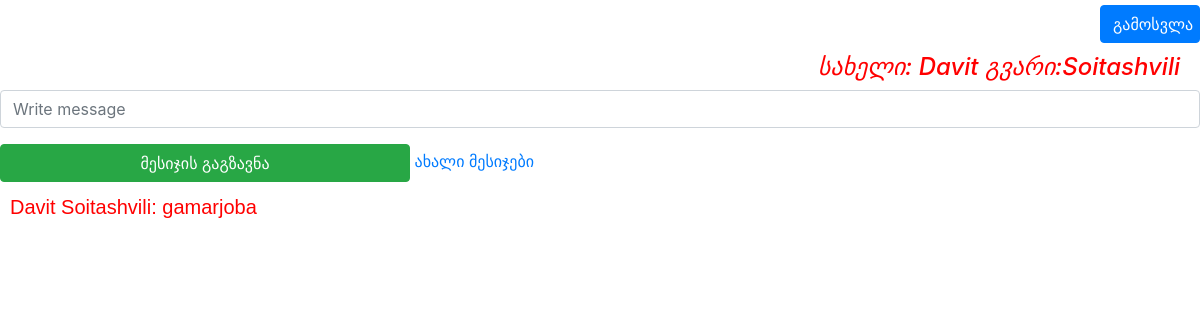
Page / (signed in) on the earlier database version.
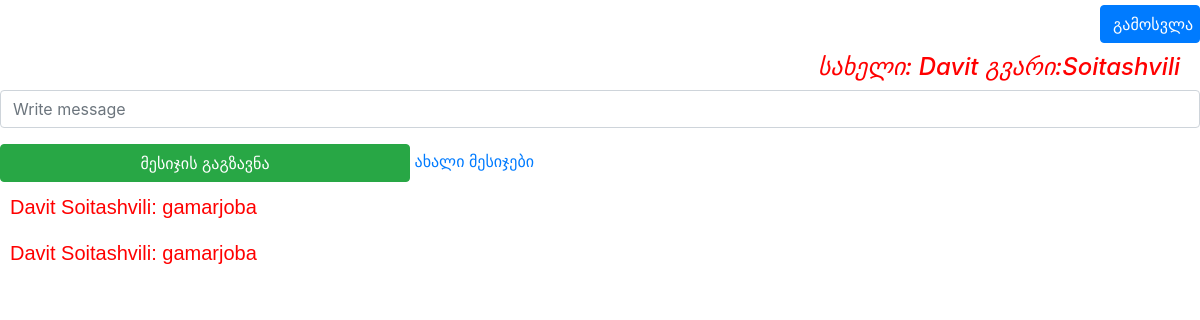
Same page on the later database version.
### pages/models.py (models this page shows, shortened)
class Message(models.Model):
    author = models.CharField(max_length=100)
    message = models.CharField(max_length=1000)
    time = models.TimeField(auto_now_add=True)

### pages/views.py (the view)
# urls.py: path('', mainView, name="main page"),
@login_required(login_url="login page")
def mainView(request):
    User = f"სახელი: {request.user.first_name} გვარი:{request.user.last_name}"
    form = MessageForm()
    messages = Message.objects.all()
    length = messages
    if request.POST:
        form = MessageForm(request.POST)
        message = form['message'].value()
        Message(author=f"{request.user.first_name} {request.user.last_name}", message=message).save()
        messages = Message.objects.all()
        return redirect('main page')
    return render(request, 'main.html', {'messages':messages,'form':form,"userinfo":User})

### pages/forms.py
class MessageForm(forms.ModelForm):
    message = forms.CharField(widget=forms.TextInput(attrs={"class":"form-control","placeholder":"Write message"}))
    class Meta:
        model = Message
        fields = ('message',)

### pages/templates/main.html (shortened to what this page needs)
<!doctype html>
<html lang="en">
  <head>
    <link rel="stylesheet" href="https://stackpath.bootstrapcdn.com/bootstrap/4.3.1/css/bootstrap.min.css">
  </head>
  <body>
  <div style="text-align: right">
<form action="{% url 'logout' %}" method="get">
    <button class="btn btn-primary" style="margin-top: 5px;width:100px" type="submit" value="logout">გამოსვლა</button>
</form>
      <h4 style="margin-right: 20px; margin-top: 10px;color: red"><i>{{ userinfo }}</i></h4>
</div>
<form action="{% url 'main page' %}" method="post">
    <p>{{ form.message }}</p>
    <input class="btn btn-success" style="width: 410px;text-align: center" type="submit" value="მესიჯის გაგზავნა">    <a href="{% url 'main page' %}">ახალი მესიჯები</a>
</form>
<div class="myBox">
    {% for message in messages %}
        <p style="size: 10px;color: red">{{ message.author }}: {{ message.message }}</p>
    {% endfor %}
</div>
  </body>
</html>

Differences in the rows shown:
added Message: author "Davit Soitashvili", message "gamarjoba"
